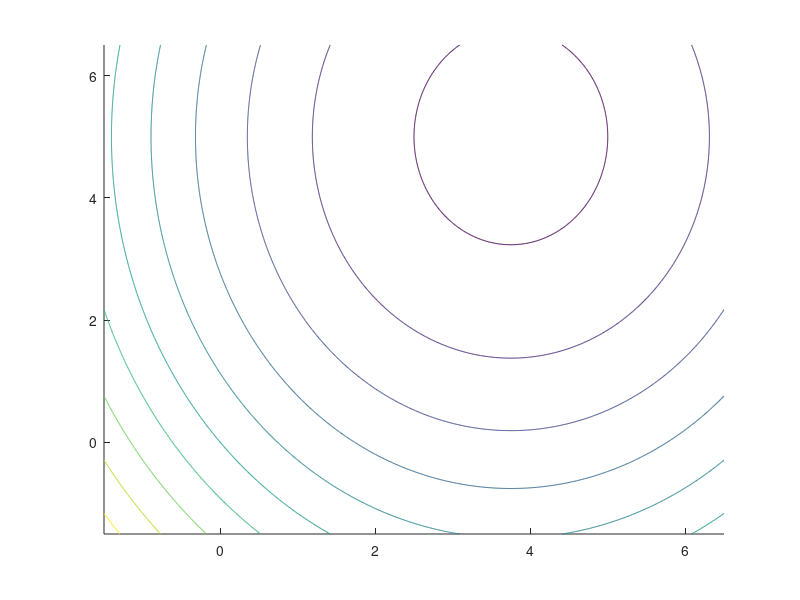

MATLAB code for this plot: (Note: this script raises an error after producing the figure.)
x1_1 = -1.5; x1_h = 6.5;
x2_1 = -1.5; x2_h = 6.5;
res = 0.01;
[x1, x2] = meshgrid(x1_1:res:x2_h, x1_1:res:x2_h);


f = -(3-0.4*x1).*x1 - (2-0.2*x2).*x2;
levels = (-12:2:8)';
[C,h] = contour(x1, x2, f, levels, 'Color', .7*[1 1 1]);
set(h, 'ShowText', 'on', 'LabelSpacing', 300);



G = [0.8 0;
    0 0.4];
c = [-3;-2];
A = [2 1;
    1 3];
b = [8; 15];



